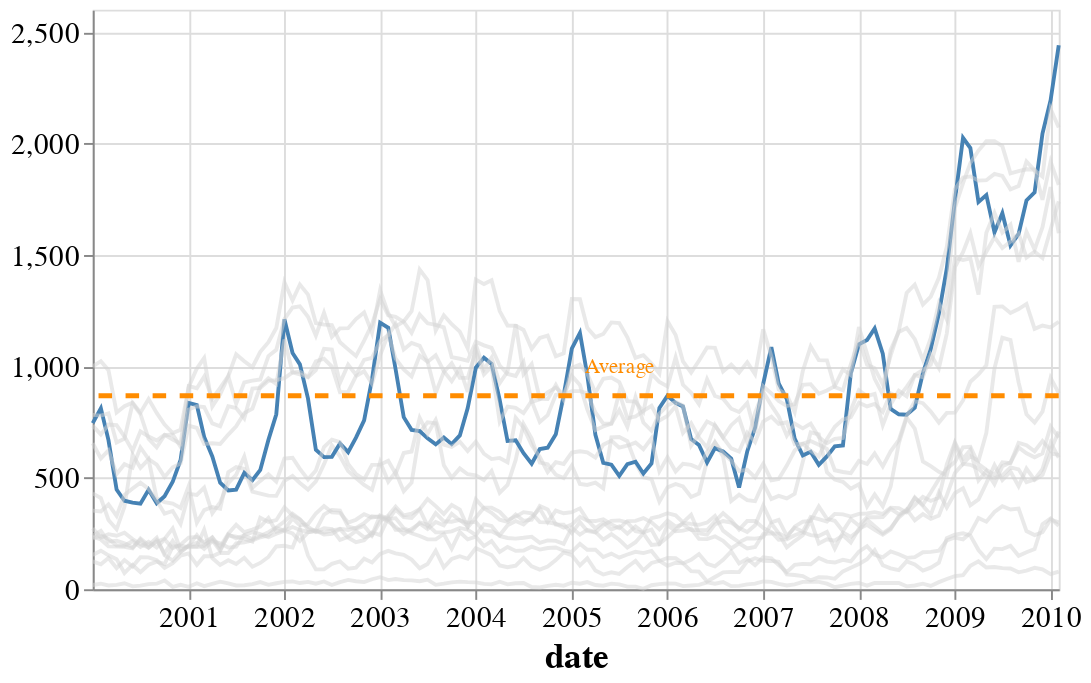

Notebook code cell kept with this figure:
### Markdown cell above
## 全期間の平均を表示

### Code cell
avg_line = (
    alt.Chart(df)
    .mark_rule(color="darkorange",size=2.5)
    .encode(
        y=alt.Y("mean(count):Q",axis=alt.Axis(title=None)),
        strokeDash=alt.value([7, 7]),  # dashed line: 7 pixels dash + 7 pixels space
    )
    
)

text = (
    alt.Chart(df)
    .mark_text(align="left",dx=5,dy=-15,text="Average",color="darkorange")
    .encode(y="mean(count):Q")
)

(
    line_chart.add_selection(series_selection)
    + avg_line.transform_filter(series_selection)
    + text.transform_filter(series_selection)
)

### Figure 1 — Vega-Lite specification as saved in the notebook (floating-point values rounded to 4 significant figures; data arrays with more than 128 entries replaced by an {"elided": "..."} marker saying what was removed)
{"config": {"axis": {"ticks": true, "grid": true, "labelFont": "Yu Gothic UI", "labelFontSize": 15, "labelAngle": 0, "titleFont": "Yu Gothic UI", "titleFontSize": 18}, "legend": {"labelFont": "Yu Gothic UI", "labelFontSize": 15, "labelAngle": 0, "titleFont": "Yu Gothic UI", "titleFontSize": 18, "titleAngle": 0}, "header": {"labelFont": "Yu Gothic UI", "labelFontSize": 20, "labelAngle": 0, "titleFont": "Yu Gothic UI", "titleFontSize": 25, "titleAngle": 0}, "mark": {"font": "Yu Gothic UI"}, "title": {"font": "Yu Gothic UI", "subtitleFont": "Yu Gothic UI"}, "view": {"width": 500, "height": 300}, "background": "white"}, "layer": [{"mark": "line", "encoding": {"color": {"condition": {"value": "steelblue", "selection": "_"}, "value": "lightgray"}, "detail": {"field": "series", "type": "nominal"}, "opacity": {"condition": {"value": 1, "selection": "_"}, "value": 0.5}, "x": {"field": "date", "type": "temporal"}, "y": {"field": "count", "type": "quantitative"}}, "selection": {"_": {"type": "single", "fields": ["series"], "bind": {"input": "select", "options": ["Agriculture", "Business services", "Construction", "Education and Health", "Finance", "Government", "Information", "Leisure and hospitality", "Manufacturing", "Mining and Extraction", "Other", "Self-employed", "Transportation and Utilities", "Wholesale and Retail Trade"]}, "init": {"series": "Construction"}}}}, {"mark": {"type": "rule", "color": "darkorange", "size": 2.5}, "encoding": {"strokeDash": {"value": [7, 7]}, "y": {"aggregate": "mean", "axis": {"title": null}, "field": "count", "type": "quantitative"}}, "transform": [{"filter": {"selection": "_"}}]}, {"mark": {"type": "text", "align": "left", "color": "darkorange", "dx": 5, "dy": -15, "text": "Average"}, "encoding": {"y": {"aggregate": "mean", "field": "count", "type": "quantitative"}}, "transform": [{"filter": {"selection": "_"}}]}], "data": {"name": "data-c25bb961289d2202c0959d9fcb4178b9"}, "$schema": "https://vega.github.io/schema/vega-lite/v4.17.0.json", "datasets": {"data-c25bb961289d2202c0959d9fcb4178b9": {"elided": "1708 records"}}}
